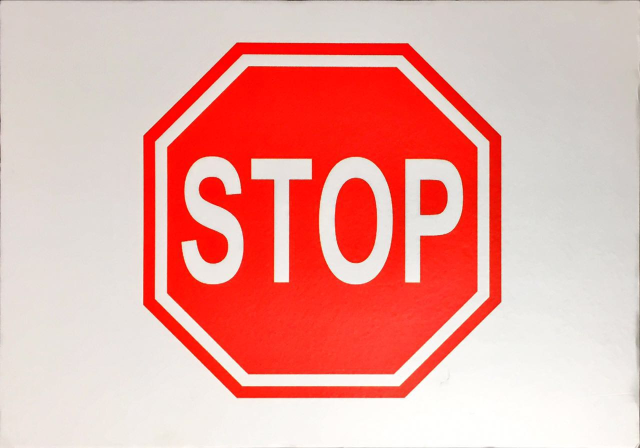
%> input picture octave_files/stop1.jpg, 1280 x 896 px (shown at 1/2 size)
$ octave inv.m   (GNU Octave 9; MATLAB toolbox functions it lacks are replaced by stand-ins)
%> lines starting %> are read from the running program, lines starting %| are printed output that depends on the picture
### octave_files/invmoments.m
function phi = invmoments(F)
%INVMOMENTS Compute invariant moments of image.
%   PHI = INVMOMENTS(F) computes the moment invariants of the image
%   F. PHI is a seven-element row vector containing the moment
%   invariants as defined in equations (11.3-17) through (11.3-23) of
%   Gonzalez and Woods, Digital Image Processing, 2nd Ed.
%
%   F must be a 2-D, real, nonsparse, numeric or logical matrix.

%   Copyright 2002-2004 R. C. Gonzalez, R. E. Woods, & S. L. Eddins
%   Digital Image Processing Using MATLAB, Prentice-Hall, 2004
%   $Revision: 1.5 $  $Date: 2003/11/21 14:39:19 $

if (ndims(F) ~= 2) | issparse(F) | ~isreal(F) | ~(isnumeric(F) | ...
                                                    islogical(F))
   error(['F must be a 2-D, real, nonsparse, numeric or logical ' ...
          'matrix.']);
end

F = double(F);
phi = compute_phi(compute_eta(compute_m(F)));

%-------------------------------------------------------------------%
function m = compute_m(F)

[M, N] = size(F);
[x, y] = meshgrid(1:N, 1:M);

% Turn x, y, and F into column vectors to make the summations a bit
% easier to compute in the following.
x = x(:);
y = y(:);
F = F(:);

% DIP equation (11.3-12)
m.m00 = sum(F);
% Protect against divide-by-zero warnings.
if (m.m00 == 0)
   m.m00 = eps;
end
% The other central moments:
m.m10 = sum(x .* F);
m.m01 = sum(y .* F);
m.m11 = sum(x .* y .* F);
m.m20 = sum(x.^2 .* F);
m.m02 = sum(y.^2 .* F);
m.m30 = sum(x.^3 .* F);
m.m03 = sum(y.^3 .* F);
m.m12 = sum(x .* y.^2 .* F);
m.m21 = sum(x.^2 .* y .* F);

%-------------------------------------------------------------------%
function e = compute_eta(m)

% DIP equations (11.3-14) through (11.3-16).

xbar = m.m10 / m.m00;
ybar = m.m01 / m.m00;

e.eta11 = (m.m11 - ybar*m.m10) / m.m00^2;
e.eta20 = (m.m20 - xbar*m.m10) / m.m00^2;
e.eta02 = (m.m02 - ybar*m.m01) / m.m00^2;
e.eta30 = (m.m30 - 3 * xbar * m.m20 + 2 * xbar^2 * m.m10) / m.m00^2.5;
e.eta03 = (m.m03 - 3 * ybar * m.m02 + 2 * ybar^2 * m.m01) / m.m00^2.5;
e.eta21 = (m.m21 - 2 * xbar * m.m11 - ybar * m.m20 + ...
           2 * xbar^2 * m.m01) / m.m00^2.5;
e.eta12 = (m.m12 - 2 * ybar * m.m11 - xbar * m.m02 + ...
           2 * ybar^2 * m.m10) / m.m00^2.5;

%-------------------------------------------------------------------%
function phi = compute_phi(e)

% DIP equations (11.3-17) through (11.3-23).

phi(1) = e.eta20 + e.eta02;
phi(2) = (e.eta20 - e.eta02)^2 + 4*e.eta11^2;
phi(3) = (e.eta30 - 3*e.eta12)^2 + (3*e.eta21 - e.eta03)^2;
phi(4) = (e.eta30 + e.eta12)^2 + (e.eta21 + e.eta03)^2;
phi(5) = (e.eta30 - 3*e.eta12) * (e.eta30 + e.eta12) * ...
         ( (e.eta30 + e.eta12)^2 - 3*(e.eta21 + e.eta03)^2 ) + ...
         (3*e.eta21 - e.eta03) * (e.eta21 + e.eta03) * ...
         ( 3*(e.eta30 + e.eta12)^2 - (e.eta21 + e.eta03)^2 );
phi(6) = (e.eta20 - e.eta02) * ( (e.eta30 + e.eta12)^2 - ...
                                 (e.eta21 + e.eta03)^2 ) + ...
         4 * e.eta11 * (e.eta30 + e.eta12) * (e.eta21 + e.eta03);
phi(7) = (3*e.eta21 - e.eta03) * (e.eta30 + e.eta12) * ...
         ( (e.eta30 + e.eta12)^2 - 3*(e.eta21 + e.eta03)^2 ) + ...
         (3*e.eta12 - e.eta30) * (e.eta21 + e.eta03) * ...
         ( 3*(e.eta30 + e.eta12)^2 - (e.eta21 + e.eta03)^2 );

### octave_files/inv.m
stop=imread('stop1.jpg');
%> stop is the input picture: size 896x1280x3 uint8; mean R, G, B 234.4, 168.3, 161.8
stop_gray=rgb2gray(stop);
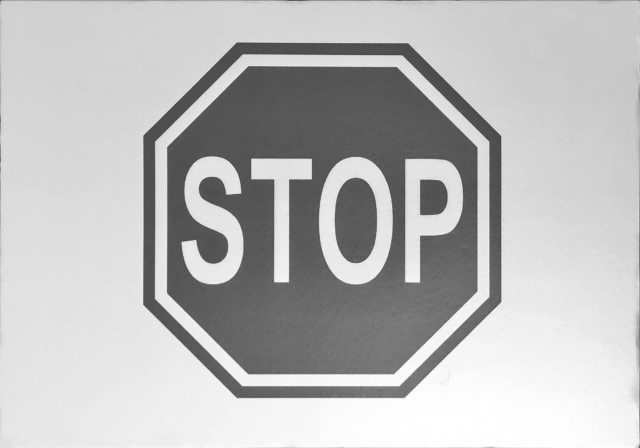
%> stop_gray: size 896x1280 uint8 (shown at 1/2 size); min 27, max 255, mean 187.3
imwrite(stop_gray,'gray_stop.png')
scale_gray=imresize(stop_gray,0.5);
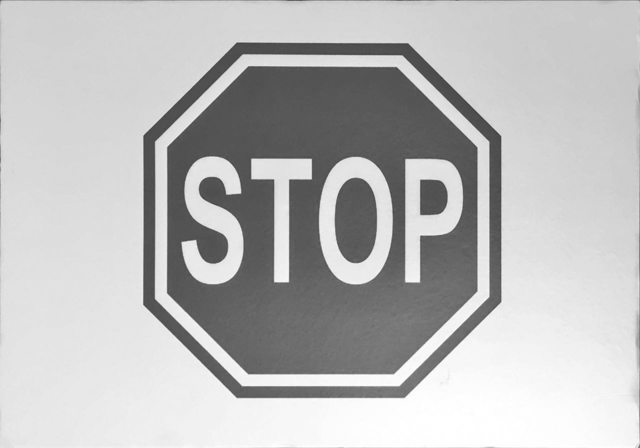
%> scale_gray: size 448x640 uint8; min 65, max 255, mean 187.3
imwrite(scale_gray,'scaled_stop.png');
stop_invmoments=invmoments(stop_gray);
%> in compute_m, `m.m00 = sum(F);`: m.m00 = 214833556
%> in compute_m, `m.m10 = sum(x .* F);`: m.m10 = 137655658102
%> in compute_m, `m.m01 = sum(y .* F);`: m.m01 = 100268133852
%> in compute_m, `m.m11 = sum(x .* y .* F);`: m.m11 = 6.46e+13
%> in compute_m, `m.m20 = sum(x.^2 .* F);`: m.m20 = 1.21e+14
%> in compute_m, `m.m02 = sum(y.^2 .* F);`: m.m02 = 6.25e+13
%> in compute_m, `m.m30 = sum(x.^3 .* F);`: m.m30 = 1.2e+17
%> in compute_m, `m.m03 = sum(y.^3 .* F);`: m.m03 = 4.34e+16
%> in compute_m, `m.m12 = sum(x .* y.^2 .* F);`: m.m12 = 4.04e+16
%> in compute_m, `m.m21 = sum(x.^2 .* y .* F);`: m.m21 = 5.7e+16
%> in compute_eta, `xbar = m.m10 / m.m00;`: xbar = 640.8
%> in compute_eta, `ybar = m.m01 / m.m00;`: ybar = 466.7
%> in compute_eta, `e.eta11 = (m.m11 - ybar*m.m10) / m.m00^2;`: e.eta11 = 7.4e-06
%> in compute_eta, `e.eta20 = (m.m20 - xbar*m.m10) / m.m00^2;`: e.eta20 = 0.000718
%> in compute_eta, `e.eta02 = (m.m02 - ybar*m.m01) / m.m00^2;`: e.eta02 = 0.00034
%> in compute_eta, `e.eta30 = (m.m30 - 3 * xbar * m.m20 + 2 * xbar^2 * m.m10) / m.m00^2.5;`: e.eta30 = -1.26e-07
%> in compute_eta, `e.eta03 = (m.m03 - 3 * ybar * m.m02 + 2 * ybar^2 * m.m01) / m.m00^2.5;`: e.eta03 = -5.71e-07
%> in compute_eta, `e.eta21 = (m.m21 - 2 * xbar * m.m11 - ybar * m.m20 + 2 * xbar^2 * m.m0..`: e.eta21 = -1.59e-07
%> in compute_eta, `e.eta12 = (m.m12 - 2 * ybar * m.m11 - xbar * m.m02 + 2 * ybar^2 * m.m1..`: e.eta12 = 2.98e-08
%> in invmoments, `phi = compute_phi(compute_eta(compute_m(F)));`: phi = [0.00106 1.43e-07 5.51e-14 5.43e-13 1.42e-27 -1.96e-16 9.39e-26]
%> stop_invmoments has the same summary as phi in invmoments
scale_invmoments=invmoments(scale_gray);
%> scale_invmoments = [0.00106 1.43e-07 5.55e-14 5.43e-13 1.29e-27 -1.96e-16 9.41e-26]


printf("stop sign moments\n");
disp(stop_invmoments);
%|  Columns 1 through 6:
%|    1.0577e-03   1.4347e-07   5.5144e-14   5.4286e-13   1.4201e-27  -1.9636e-16
%|  Column 7:
%|    9.3914e-26
disp(scale_invmoments);
%|  Columns 1 through 6:
%|    1.0576e-03   1.4342e-07   5.5462e-14   5.4261e-13   1.2867e-27  -1.9616e-16
%|  Column 7:
%|    9.4122e-26

$ run again, with octave_files/40-1.jpg copied over octave_files/stop1.jpg
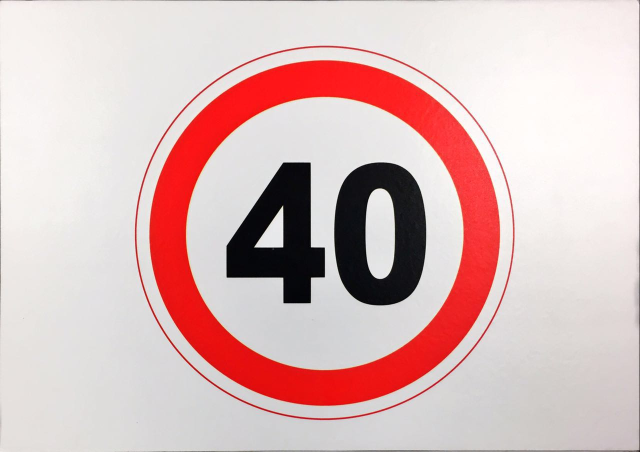
%> input picture octave_files/40-1.jpg, 1280 x 904 px (shown at 1/2 size)
%> stop is the input picture: size 904x1280x3 uint8; mean R, G, B 218.6, 188.8, 188.1
%> `stop_gray=rgb2gray(stop);`:
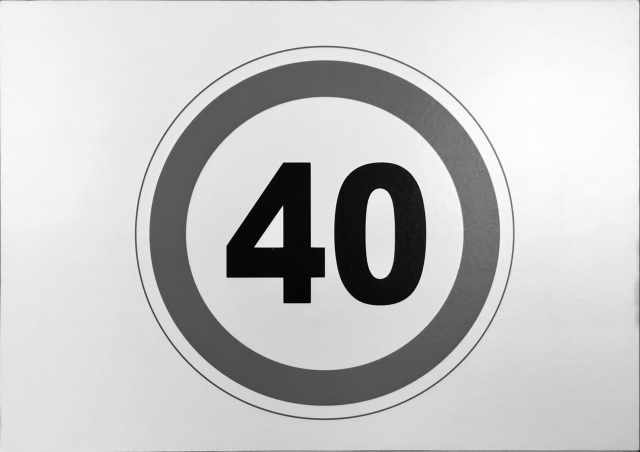
%> stop_gray: size 904x1280 uint8 (shown at 1/2 size); min 0, max 255, mean 197.7
%> `scale_gray=imresize(stop_gray,0.5);`:
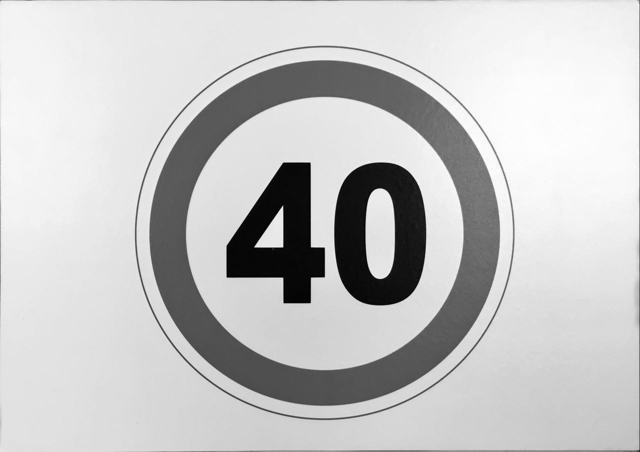
%> scale_gray: size 452x640 uint8; min 0, max 254, mean 197.7
%> m.m00 = 228730468
%> m.m10 = 146141473655
%> m.m01 = 100005807484
%> m.m11 = 6.35e+13
%> m.m20 = 1.29e+14
%> m.m02 = 6.02e+13
%> m.m30 = 1.27e+17
%> m.m03 = 4.11e+16
%> m.m12 = 3.81e+16
%> m.m21 = 5.58e+16
%> xbar = 638.9
%> ybar = 437.2
%> e.eta11 = -7.7e-06
%> e.eta20 = 0.000673
%> e.eta02 = 0.000315
%> e.eta30 = 1.1e-08
%> e.eta03 = 4.77e-07
%> e.eta21 = 6.38e-08
%> e.eta12 = -6.1e-08
%> phi = [0.000988 1.28e-07 1.19e-13 2.95e-13 5.25e-26 -1.03e-16 1.74e-26]
%> stop_invmoments has the same summary as phi in invmoments
%> F: size 452x640 double
%> scale_invmoments = [0.000988 1.28e-07 1.19e-13 2.95e-13 5.25e-26 -1.03e-16 1.76e-26]
%|  Columns 1 through 6:
%|    9.8820e-04   1.2798e-07   1.1926e-13   2.9483e-13   5.2482e-26  -1.0275e-16
%|  Column 7:
%|    1.7386e-26
%|  Columns 1 through 6:
%|    9.8818e-04   1.2801e-07   1.1908e-13   2.9522e-13   5.2492e-26  -1.0288e-16
%|  Column 7:
%|    1.7564e-26

$ run again, with octave_files/left1.jpg copied over octave_files/stop1.jpg
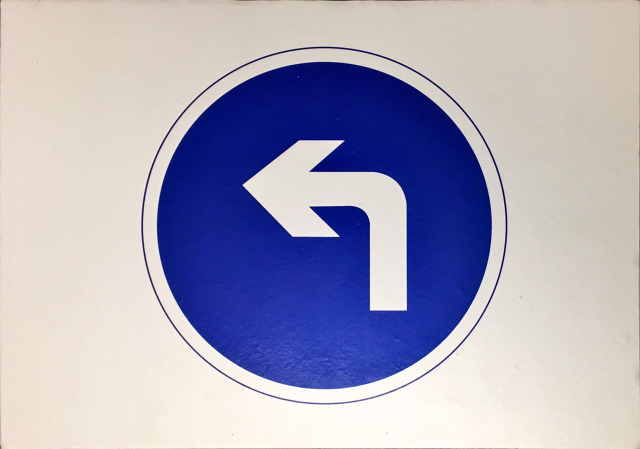
%> input picture octave_files/left1.jpg, 1280 x 898 px (shown at 1/2 size)
%> stop is the input picture: size 898x1280x3 uint8; mean R, G, B 171.2, 168.6, 188.5
%> `stop_gray=rgb2gray(stop);`:
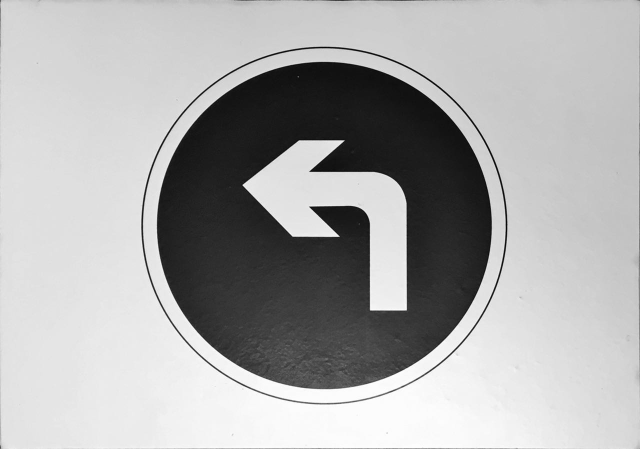
%> stop_gray: size 898x1280 uint8 (shown at 1/2 size); min 2, max 255, mean 171.6
%> `scale_gray=imresize(stop_gray,0.5);`:
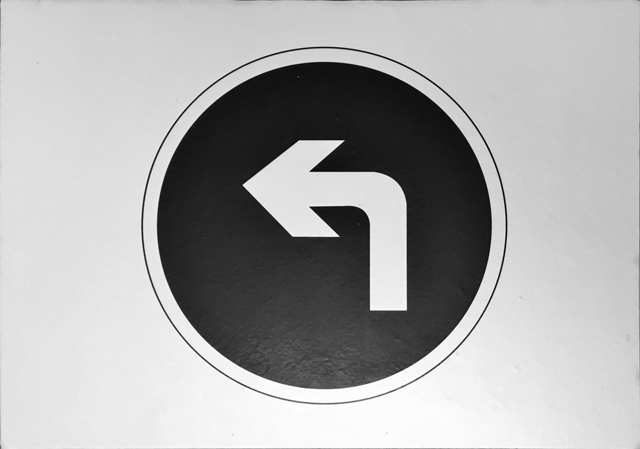
%> scale_gray: size 449x640 uint8; min 0, max 255, mean 171.7
%> m.m00 = 197286754
%> m.m10 = 123986106402
%> m.m01 = 92162296046
%> m.m11 = 5.81e+13
%> m.m20 = 1.1e+14
%> m.m02 = 5.84e+13
%> m.m30 = 1.1e+17
%> m.m03 = 4.12e+16
%> m.m12 = 3.69e+16
%> m.m21 = 5.14e+16
%> xbar = 628.5
%> ybar = 467.1
%> e.eta11 = 5.2e-06
%> e.eta20 = 0.000821
%> e.eta02 = 0.000393
%> e.eta30 = 9.21e-07
%> e.eta03 = -6.96e-07
%> e.eta21 = -3.72e-07
%> e.eta12 = 1.36e-07
%> phi = [0.00121 1.83e-07 4.39e-13 2.26e-12 -2.53e-25 -3.29e-17 2.23e-24]
%> stop_invmoments has the same summary as phi in invmoments
%> F: size 449x640 double
%> scale_invmoments = [0.00121 1.83e-07 4.38e-13 2.26e-12 -2.53e-25 -3.42e-17 2.23e-24]
%|  Columns 1 through 6:
%|    1.2146e-03   1.8342e-07   4.3868e-13   2.2590e-12  -2.5320e-25  -3.2911e-17
%|  Column 7:
%|    2.2345e-24
%|  Columns 1 through 6:
%|    1.2145e-03   1.8334e-07   4.3836e-13   2.2564e-12  -2.5332e-25  -3.4172e-17
%|  Column 7:
%|    2.2297e-24

$ run again, with octave_files/right1.jpg copied over octave_files/stop1.jpg
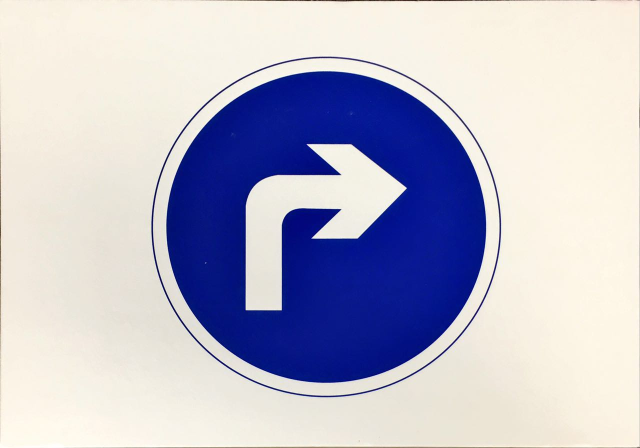
%> input picture octave_files/right1.jpg, 1280 x 896 px (shown at 1/2 size)
%> stop is the input picture: size 896x1280x3 uint8; mean R, G, B 186.7, 185.9, 203.4
%> `stop_gray=rgb2gray(stop);`:
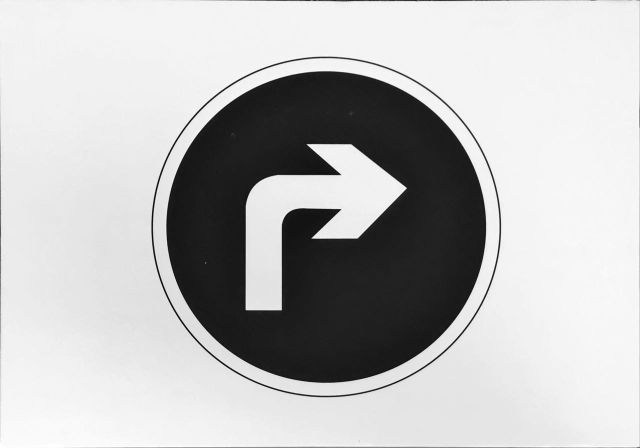
%> stop_gray: size 896x1280 uint8 (shown at 1/2 size); min 4, max 255, mean 188.1
%> `scale_gray=imresize(stop_gray,0.5);`:
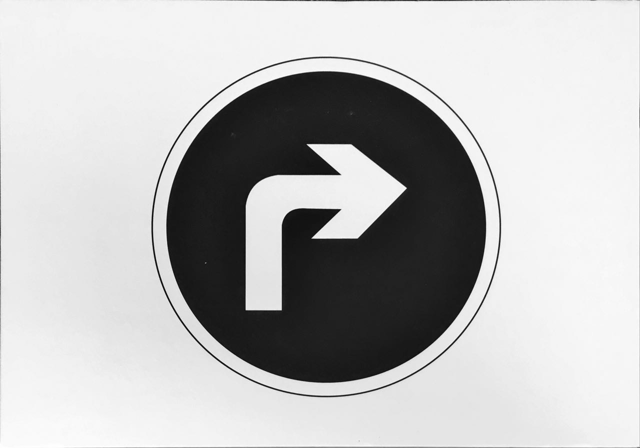
%> scale_gray: size 448x640 uint8; min 4, max 255, mean 188.1
%> m.m00 = 215701401
%> m.m10 = 138038835773
%> m.m01 = 95509808583
%> m.m11 = 6.1e+13
%> m.m20 = 1.24e+14
%> m.m02 = 5.9e+13
%> m.m30 = 1.25e+17
%> m.m03 = 4.11e+16
%> m.m12 = 3.76e+16
%> m.m21 = 5.5e+16
%> xbar = 640
%> ybar = 442.8
%> e.eta11 = -2.07e-06
%> e.eta20 = 0.00077
%> e.eta02 = 0.000359
%> e.eta30 = 2.98e-07
%> e.eta03 = 2.78e-07
%> e.eta21 = 2.33e-07
%> e.eta12 = -5.34e-08
%> phi = [0.00113 1.69e-07 3.87e-13 3.2e-13 -9.83e-26 -8.35e-17 -5.53e-26]
%> stop_invmoments has the same summary as phi in invmoments
%> F: size 448x640 double
%> scale_invmoments = [0.00113 1.69e-07 3.86e-13 3.21e-13 -9.82e-26 -8.38e-17 -5.55e-26]
%|  Columns 1 through 6:
%|    1.1283e-03   1.6889e-07   3.8685e-13   3.2033e-13  -9.8264e-26  -8.3502e-17
%|  Column 7:
%|   -5.5314e-26
%|  Columns 1 through 6:
%|    1.1282e-03   1.6888e-07   3.8551e-13   3.2065e-13  -9.8151e-26  -8.3769e-17
%|  Column 7:
%|   -5.5465e-26
